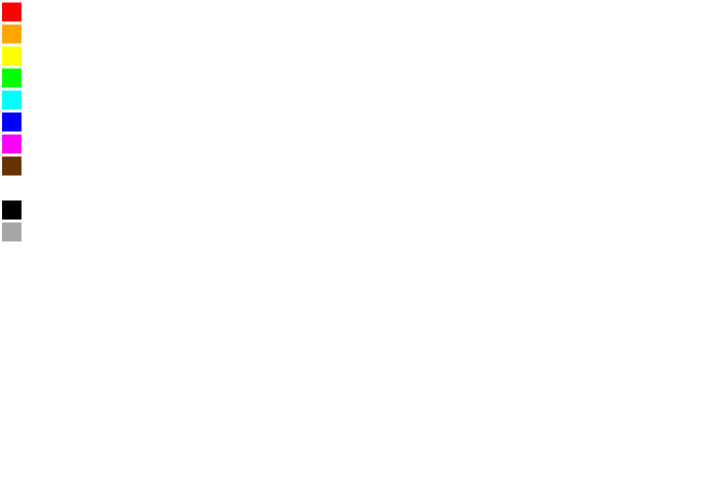
Frame 1 (no input)
Frame 60 (no input): identical to frame 1, image omitted
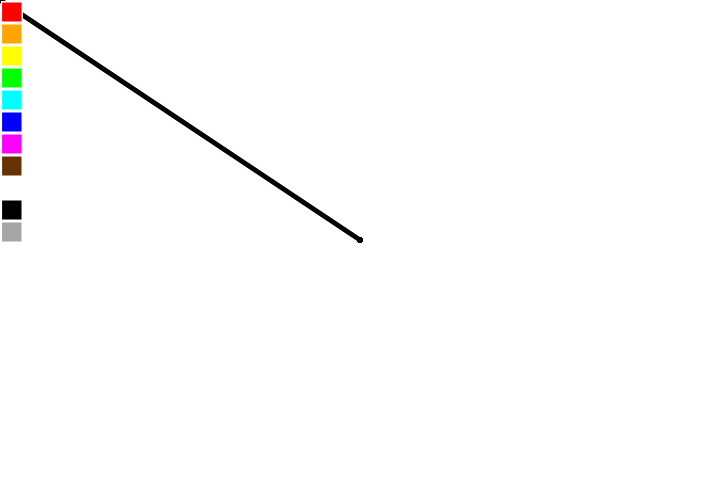
Frame 120 (the mouse pressed at the canvas centre since frame 60)

The p5.js sketch that drew these frames (run headless with seeded random() and noise() and a simulated clock; from frame 60 on, the mouse is pressed at the canvas centre):

// p5.js sketch
// ── sketch.js
/**
Tuyet-Ngoc Le
	CSC 2463
	Assignment 2
	Due: 01/31/2017
**/
var c;

function setup(){
	createCanvas(720, 480);
	background(255);
	c = color(0);
}

// This function takes in four parameters
// loc is the y-coordinate location of the color box palette
function boxColor(loc, r, g, b){
	stroke(255);
	strokeWeight(1);
	fill(r, g, b);
	rect(2, loc, 20, 20);
}

// This function checks the location of the mouse
// and then assign the color value to variable c
function mousePressed(){
	if ((mouseX >= 2) && (mouseX <= 20) && 
		(mouseY >= 2) && (mouseY <= 20)) {
			c = color(255, 0, 0); //red
	}
	else if((mouseX >= 2) && (mouseX <= 20) &&
		(mouseY >= 24) && (mouseY <= 44)){
		c = color(255, 165, 0);	//orange
	}
	else if((mouseX >= 2) && (mouseX <= 20) &&
		(mouseY >= 46) && (mouseY <= 66)){
		c = color(255, 255, 0);	//yellow
	}
	else if((mouseX >= 2) && (mouseX <= 20) &&
		(mouseY >= 68) && (mouseY <= 88)){
		c = color(0, 255, 0);	//green
	}
	else if((mouseX >= 2) && (mouseX <= 20) &&
		(mouseY >= 90) && (mouseY <= 110)){
		c = color(0, 255, 255);	//light blue
	}
	else if((mouseX >= 2) && (mouseX <= 20) &&
		(mouseY >= 112) && (mouseY <= 132)){
		c = color(0, 0, 255);	//blue
	}
	else if((mouseX >= 2) && (mouseX <= 20) &&
		(mouseY >= 134) && (mouseY <= 154)){
		c = color(225, 0, 255);	//magenta
	}
	else if((mouseX >= 2) && (mouseX <= 20) &&
		(mouseY >= 156) && (mouseY <= 176)){
		c = color(102, 51, 0);	//brown
	}
	else if((mouseX >= 2) && (mouseX <= 20) &&
		(mouseY >= 178) && (mouseY <= 198)){
		c = color(255, 255, 255);	//white
	}
	else if((mouseX >= 2) && (mouseX <= 20) &&
		(mouseY >= 200) && (mouseY <= 220)){
		c = color(0, 0, 0);		//black
	}
	else if((mouseX >= 2) && (mouseX <= 20) &&
		(mouseY >= 222) && (mouseY <= 242)){
		c = color(165, 165, 165);	//gray
	}
}

function draw(){

	if(mouseIsPressed == true){
		stroke(c);
		strokeWeight(5);
		line(mouseX, mouseY, pmouseX, pmouseY);
	}

	//red
	boxColor(2, 255, 0, 0);

	//orange
	boxColor(24, 255, 165, 0);

	//yellow
	boxColor(46, 255, 255, 0);

	//green
	boxColor(68, 0, 255, 0);

	//light blue
	boxColor(90, 0, 255, 255);

	//blue
	boxColor(112, 0, 0, 255);

	//magenta
	boxColor(134, 255, 0, 255);

	//brown
	boxColor(156, 102, 51, 0);

	//white
	boxColor(178, 255, 255, 255);

	//black
	boxColor(200, 0, 0, 0);

	//gray
	boxColor(222, 165, 165, 165);
}
